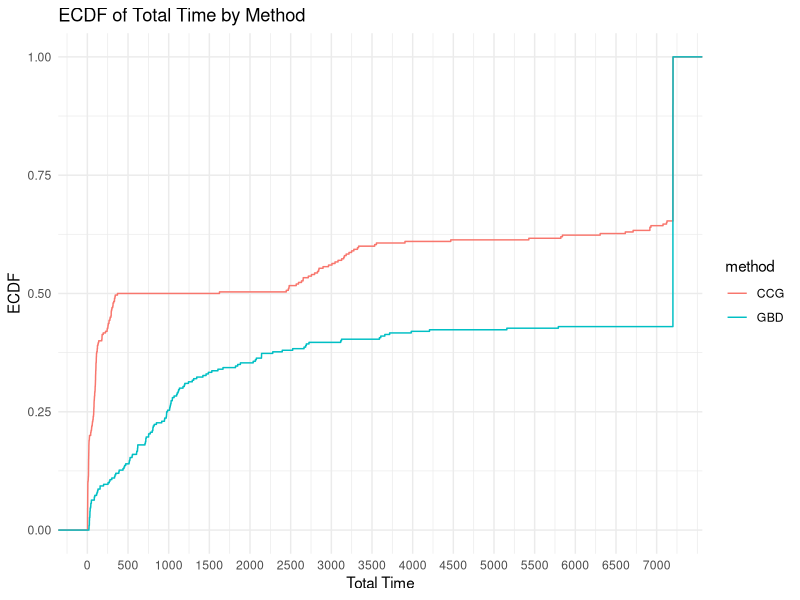
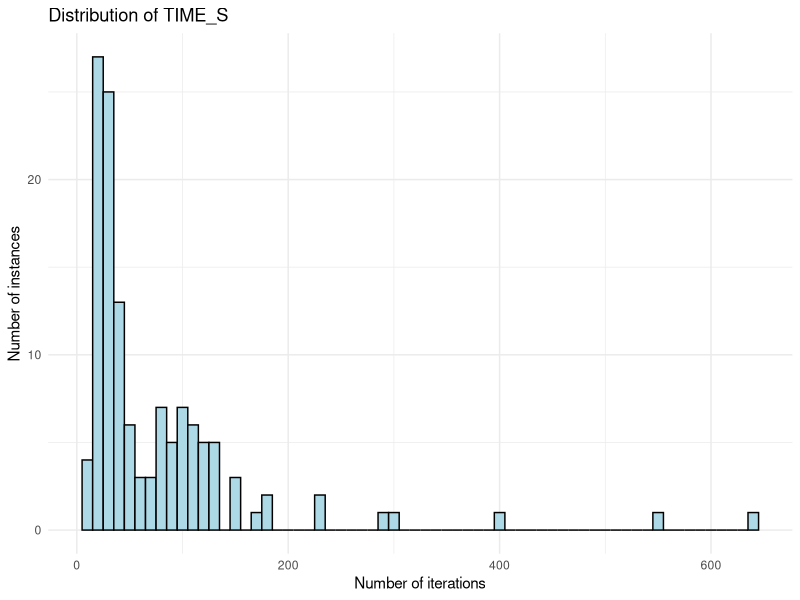
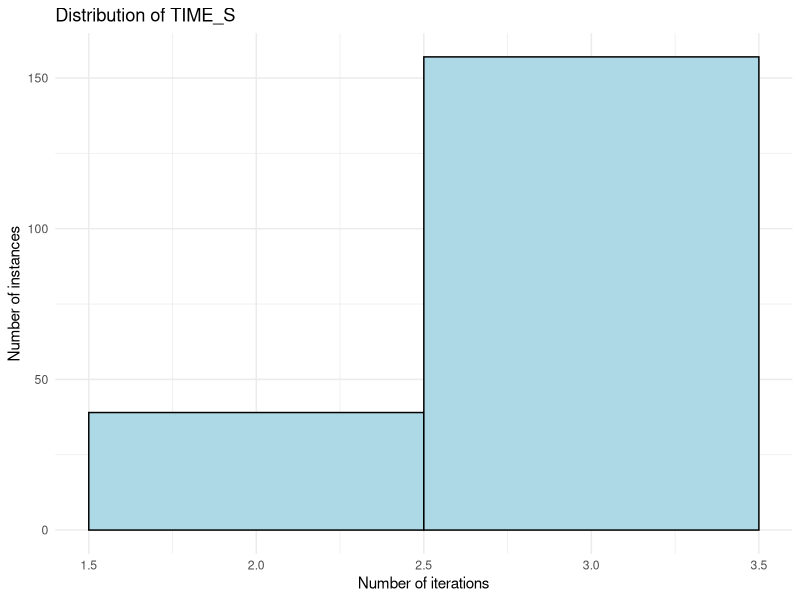

These figures' R source, in order:
## ---- chunk 1
library(rmarkdown)
library(kableExtra)
library(tidyr)
library(ggplot2)
suppressPackageStartupMessages(library(dplyr))
## ---- chunk 2
results = read.table("./results.csv", header = FALSE, sep = ',')
colnames(results) <- c("tag", "instance", "n_facilities", "n_customers", "Gamma", "deviation", "time_limit", "method", "total_time", "master_time", "separation_time", "best_bound", "iteration_count", "fail")
results$tag = NULL

#results = results[!(results$n_facilities == 10 & results$n_customers == 30),]
#results = results[!(results$n_facilities == 15 & results$n_customers == 40),]
## ---- chunk 3
sum(results$fail)
## ---- chunk 4
results$p = results$Gamma / results$n_customers
results$p = ceiling(results$p / .05) * .05
## ---- chunk 5
results = results[results$p != .5,]
## ---- chunk 6
paged_table(results)
## ---- chunk 7
time_limit = 7200
## ---- chunk 8
ggplot(results, aes(x = total_time, color = method)) +
  stat_ecdf(geom = "step") +
  xlab("Total Time") +
  ylab("ECDF") +
  labs(title = "ECDF of Total Time by Method")  +
  scale_x_continuous(breaks = seq(0, max(results$total_time), by = 500), labels = seq(0, max(results$total_time), by = 500)) +
  theme_minimal()

## ---- chunk 9
results_solved = results %>%
  filter(total_time < 7200) %>%
  group_by(method, n_facilities, n_customers, p, deviation) %>%
  summarize(
    solved = n(),
    total_time = mean(total_time),
    master_time = mean(master_time),
    separation_time = mean(separation_time),
    solved_iteration_count = mean(iteration_count),
    .groups = "drop"
  ) %>%
  ungroup()
## ---- chunk 10
results_unsolved <- results %>%
  filter(total_time >= 7200) %>%
  group_by(method, n_facilities, n_customers, p, deviation) %>%
  summarize(
    unsolved = n(),
    unsolved_iteration_count = mean(iteration_count),
    .groups = "drop"
  ) %>%
  ungroup()
## ---- chunk 11
final_result <- merge(results_solved, results_unsolved, by = c("method", "n_facilities", "n_customers", "p", "deviation"), all = TRUE)
## ---- chunk 12
final_result[is.na(final_result)] = 0
## ---- chunk 13
knitr::kable(final_result, 
               digits = c(0, 0, 0, 2, 2, 0, 2, 2, 2, 2, 0, 2), 
               col.names = c("Method", "|V_1|", "|V_2|", "p", "dev", "Count", "Total", "Master", "Sepatation", "# Iter", "Count", "# Iter"),
               caption = "Summary table"
             ) %>%
      kable_classic() %>%
      add_header_above(c(" " = 5, "Solved instances" = 5, "Unsolved instances" = 2)
)
## ---- chunk 14
ggplot(results[results$total_time < time_limit & results$method == "GBD",], aes(x = iteration_count)) +
  geom_histogram(binwidth = 10, fill = "lightblue", color = "black") +
  labs(
    title = "Distribution of TIME_S",
    x = "Number of iterations",
    y = "Number of instances"
  ) +
  theme_minimal()
## ---- chunk 15
ggplot(results[results$total_time < time_limit & results$method == "CCG",], aes(x = iteration_count)) +
  geom_histogram(binwidth = 1, fill = "lightblue", color = "black") +
  labs(
    title = "Distribution of TIME_S",
    x = "Number of iterations",
    y = "Number of instances"
  ) +
  theme_minimal()
